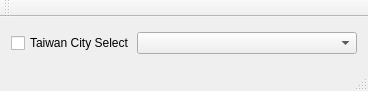
<?xml version="1.0" encoding="UTF-8"?>
<ui version="4.0">
 <class>MainWindow</class>
 <widget class="QMainWindow" name="MainWindow">
  <property name="geometry">
   <rect>
    <x>0</x>
    <y>0</y>
    <width>368</width>
    <height>91</height>
   </rect>
  </property>
  <property name="windowTitle">
   <string>MainWindow</string>
  </property>
  <widget class="QWidget" name="centralWidget">
   <layout class="QGridLayout" name="gridLayout">
    <item row="0" column="0">
     <widget class="QCheckBox" name="checkBox">
      <property name="sizePolicy">
       <sizepolicy hsizetype="Fixed" vsizetype="Fixed">
        <horstretch>0</horstretch>
        <verstretch>0</verstretch>
       </sizepolicy>
      </property>
      <property name="minimumSize">
       <size>
        <width>120</width>
        <height>0</height>
       </size>
      </property>
      <property name="maximumSize">
       <size>
        <width>120</width>
        <height>16777215</height>
       </size>
      </property>
      <property name="text">
       <string>Taiwan City Select</string>
      </property>
     </widget>
    </item>
    <item row="0" column="1">
     <widget class="QComboBox" name="comboBox">
      <property name="sizePolicy">
       <sizepolicy hsizetype="Preferred" vsizetype="Preferred">
        <horstretch>0</horstretch>
        <verstretch>0</verstretch>
       </sizepolicy>
      </property>
     </widget>
    </item>
   </layout>
  </widget>
  <widget class="QMenuBar" name="menuBar">
   <property name="geometry">
    <rect>
     <x>0</x>
     <y>0</y>
     <width>368</width>
     <height>21</height>
    </rect>
   </property>
  </widget>
  <widget class="QToolBar" name="mainToolBar">
   <attribute name="toolBarArea">
    <enum>TopToolBarArea</enum>
   </attribute>
   <attribute name="toolBarBreak">
    <bool>false</bool>
   </attribute>
  </widget>
  <widget class="QStatusBar" name="statusBar"/>
 </widget>
 <layoutdefault spacing="6" margin="11"/>
 <resources/>
 <connections/>
</ui>
